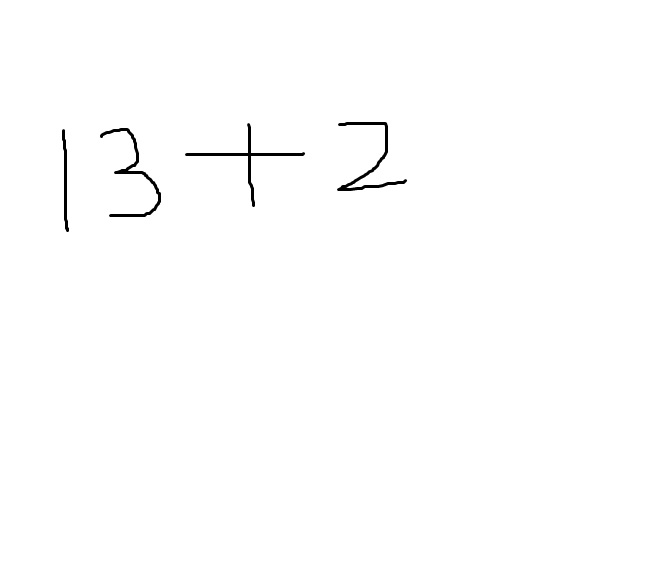
#> input picture add.jpg, 667 x 575 px
$ jupyter execute --allow-errors CNN_test.ipynb
#> lines starting #> are read from the running program, lines starting #| are printed output that depends on the picture; after the words box and inside, x2 and y2 are one past the last pixel; in counts of white or black regions, pixels touching at a corner belong together
[cell 1]
import cv2
import numpy
from keras.datasets import mnist
from keras.models import Sequential
from keras.layers import Dense
from keras.layers import Dropout
from keras.layers import Flatten
from keras.layers.convolutional import Conv2D
from keras.layers.convolutional import MaxPooling2D
from keras.utils import np_utils
from keras import backend as K
# K.set_image_dim_ordering('th')
from keras.models import model_from_json

#> (a cell that did not finish here is left out)

[cell 3]
print(5)

[cell 4]
import cv2
import numpy as np
img = cv2.imread('add.jpg',cv2.IMREAD_GRAYSCALE)#kernel = np.ones((3,3),np.uint8)
#> img is the input picture: shape (575, 667); min 0, max 255, mean 253.6

[cell 5]
img

[cell 6]
if img is not None:
    #images.append(img)
    img=~img
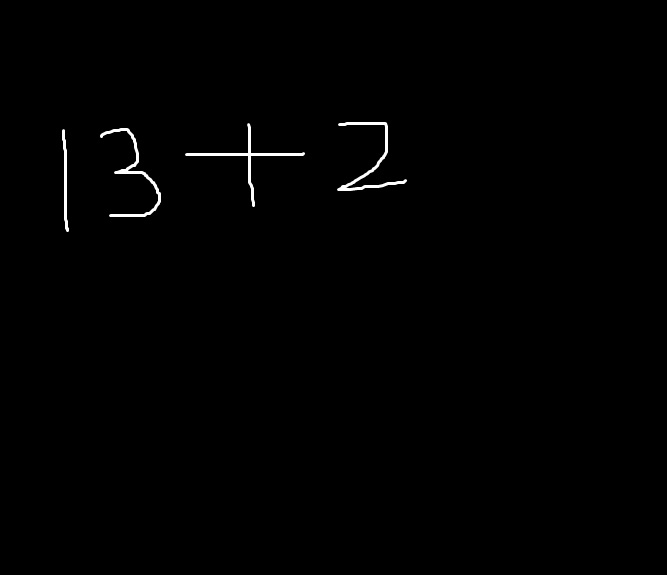
#> img: shape (575, 667); min 0, max 255, mean 1.4
    ret,thresh=cv2.threshold(img,127,255,cv2.THRESH_BINARY)
#> thresh: shape (575, 667); 0.56% white; 4 white regions
    ctrs,ret=cv2.findContours(thresh,cv2.RETR_TREE,cv2.CHAIN_APPROX_SIMPLE)
#> ctrs = 4 contours; box (x1, y1, x2, y2) and area: (337, 122, 407, 191) 430, (100, 128, 161, 217) 428, (185, 123, 305, 207) 403, (62, 129, 69, 232) 206; ret = [[1, -1, -1, -1], [2, 0, -1, -1], [3, 1, -1, -1], [-1, 2, -1, -1]]
    cnt=sorted(ctrs, key=lambda ctr: cv2.boundingRect(ctr)[0])
#> cnt has the same summary as ctrs
    w=int(28)
    h=int(28)
    train_data=[]
    print(len(cnt))
#| 4
    rects=[]
    for c in cnt :
        x,y,w,h= cv2.boundingRect(c)
        rect=[x,y,w,h]
        rects.append(rect)
#> this loop made 4 passes
#> (x, y, w, h) on passes 1 to 4: (62, 129, 7, 103), (100, 128, 61, 89), (185, 123, 120, 84), (337, 122, 70, 69)
#> after the loop, rects = [[62, 129, 7, 103], [100, 128, 61, 89], [185, 123, 120, 84], [337, 122, 70, 69]]
    print(rects)
#| [[62, 129, 7, 103], [100, 128, 61, 89], [185, 123, 120, 84], [337, 122, 70, 69]]
    bool_rect=[]
    for r in rects:
        l=[]
        for rec in rects:
            flag=0
            if rec!=r:
                if r[0]<(rec[0]+rec[2]+10) and rec[0]<(r[0]+r[2]+10) and r[1]<(rec[1]+rec[3]+10) and rec[1]<(r[1]+r[3]+10):
                    flag=1
                l.append(flag)
            if rec==r:
                l.append(0)
        bool_rect.append(l)
#> this loop made 4 passes
#> after the loop, bool_rect = [[0, 0, 0, 0], [0, 0, 0, 0], [0, 0, 0, 0], [0, 0, 0, 0]]
    print(bool_rect)
#| [[0, 0, 0, 0], [0, 0, 0, 0], [0, 0, 0, 0], [0, 0, 0, 0]]
    dump_rect=[]
    for i in range(0,len(cnt)):
        for j in range(0,len(cnt)):
            if bool_rect[i][j]==1:
                area1=rects[i][2]*rects[i][3]
                area2=rects[j][2]*rects[j][3]
                if(area1==min(area1,area2)):
                    dump_rect.append(rects[i])
#> this loop made 4 passes
#> after the loop, dump_rect = []
    print(len(dump_rect))
#| 0
    final_rect=[i for i in rects if i not in dump_rect]
#> final_rect has the same summary as rects
    print(final_rect)
#| [[62, 129, 7, 103], [100, 128, 61, 89], [185, 123, 120, 84], [337, 122, 70, 69]]
    for r in final_rect:
        x=r[0]
        y=r[1]
        w=r[2]
        h=r[3]
        im_crop =thresh[y:y+h+10,x:x+w+10]


        im_resize = cv2.resize(im_crop,(28,28))


        im_resize=np.reshape(im_resize,(28,28,1))
        train_data.append(im_resize)
#> this loop made 4 passes
#> pass 1, `im_resize = cv2.resize(im_crop,(28,28))`:
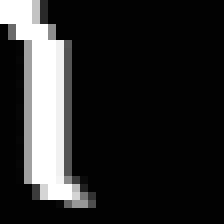
#> im_resize: shape (28, 28) (shown 8 times larger); min 0, max 255, mean 41
#> pass 2, `im_crop =thresh[y:y+h+10,x:x+w+10]`:
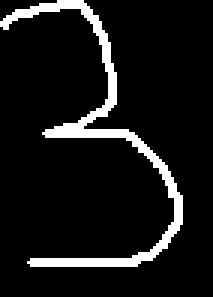
#> im_crop: shape (99, 71) (shown 3 times larger); 8.7% white; 1 white region, box (x1, y1, x2, y2) and area: (0, 0, 61, 89) 613
#> pass 2, `im_resize = cv2.resize(im_crop,(28,28))`:
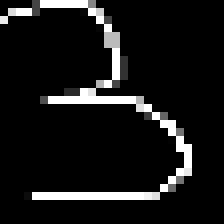
#> im_resize: shape (28, 28) (shown 8 times larger); min 0, max 255, mean 23.2
#> pass 3, `im_crop =thresh[y:y+h+10,x:x+w+10]`:
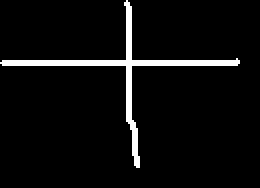
#> im_crop: shape (94, 130) (shown 2 times larger); 4.9% white; 1 white region, box (x1, y1, x2, y2) and area: (0, 0, 120, 84) 601
#> after the loop:
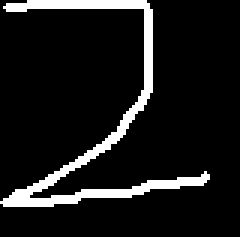
#> im_crop: shape (79, 80) (shown 3 times larger); 9.8% white; 1 white region, box (x1, y1, x2, y2) and area: (0, 0, 70, 69) 621
#> after the loop, train_data = 4 items

$ run again, with sub.jpg copied over add.jpg
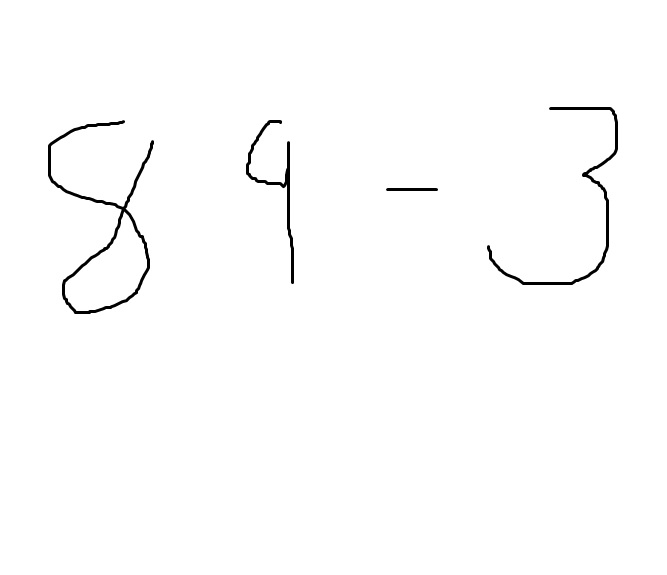
#> input picture sub.jpg, 667 x 575 px
#> img is the input picture: shape (575, 667); min 0, max 255, mean 252.4
#> `img=~img`:
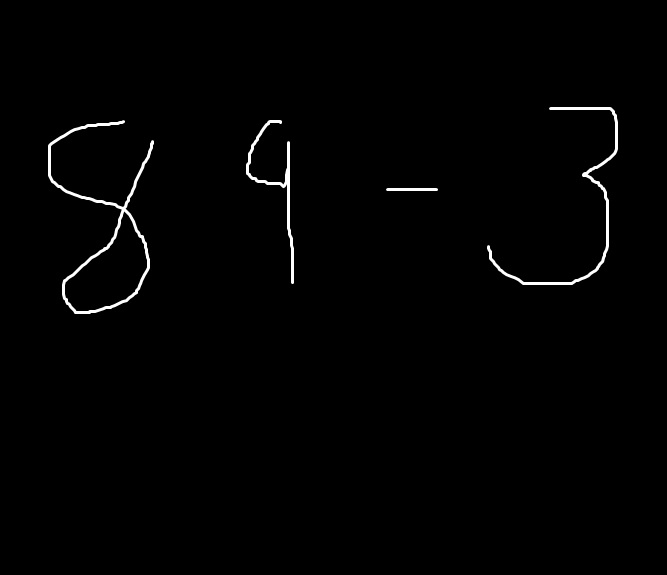
#> img: shape (575, 667); min 0, max 255, mean 2.6
#> thresh: shape (575, 667); 1% white; 4 white regions
#> ctrs = 5 contours; box (x1, y1, x2, y2) and area: (48, 120, 154, 314) 5559, (64, 211, 148, 312) 4351, (487, 107, 618, 285) 824, (246, 120, 294, 284) 566, (386, 188, 438, 191) 100; ret = [[1, -1, -1, -1], [2, 0, -1, -1], [4, 1, 3, -1], [-1, -1, -1, 2], [-1, 2, -1, -1]]
#> cnt has the same summary as ctrs
#| 5
#> the loop `for c in cnt :` made 5 passes
#> (x, y, w, h) on passes 1 to 5: (48, 120, 106, 194), (64, 211, 84, 101), (246, 120, 48, 164), (386, 188, 52, 3), (487, 107, 131, 178)
#> after the loop `for c in cnt :`: rects = [[48, 120, 106, 194], [64, 211, 84, 101], [246, 120, 48, 164], [386, 188, 52, 3], [487, 107, 131, 178]]
#| [[48, 120, 106, 194], [64, 211, 84, 101], [246, 120, 48, 164], [386, 188, 52, 3], [487, 107, 131, 178]]
#> the loop `for r in rects:` made 5 passes
#> after the loop `for r in rects:`: bool_rect = [[0, 1, 0, 0, 0], [1, 0, 0, 0, 0], [0, 0, 0, 0, 0], [0, 0, 0, 0, 0], [0, 0, 0, 0, 0]]
#| [[0, 1, 0, 0, 0], [1, 0, 0, 0, 0], [0, 0, 0, 0, 0], [0, 0, 0, 0, 0], [0, 0, 0, 0, 0]]
#> the loop `for i in range(0,len(cnt)):` made 5 passes
#> after the loop `for i in range(0,len(cnt)):`: dump_rect = [[64, 211, 84, 101]]
#| 1
#> final_rect = [[48, 120, 106, 194], [246, 120, 48, 164], [386, 188, 52, 3], [487, 107, 131, 178]]
#| [[48, 120, 106, 194], [246, 120, 48, 164], [386, 188, 52, 3], [487, 107, 131, 178]]
#> the loop `for r in final_rect:` made 4 passes
#> after the loop `for r in final_rect:`:
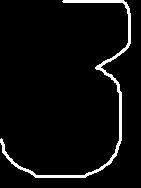
#> im_crop: shape (188, 141); 4.5% white; 1 white region, box (x1, y1, x2, y2) and area: (0, 0, 131, 178) 1185
#> after the loop `for r in final_rect:`: train_data = 4 items
